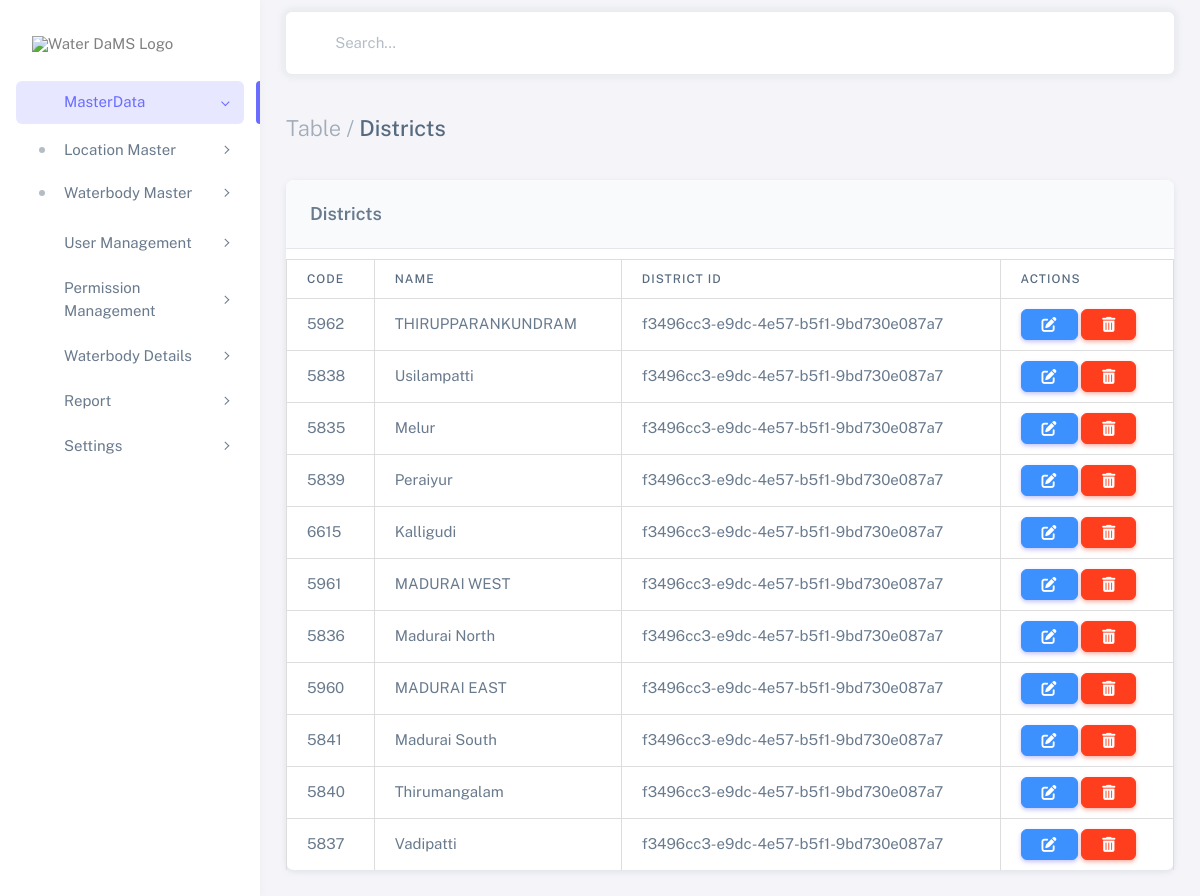
Page /taluks/ on the committed database.
### waterbodies_app/models.py (models this page shows, shortened)
class Taluk(models.Model):
    code = models.CharField(max_length=10, unique=True)
    name = models.CharField(max_length=100)
    district_id = models.CharField(max_length=10)  # Keeping district_id as a CharField or IntegerField

### waterbodies_app/views.py (the view)
# urls.py: path('taluks/', taluk_list, name='taluk_list'),
def taluk_list(request):
    taluks = Taluk.objects.all()
    return render(request, 'taluk_list.html', {'taluks': taluks})

### templates/taluk_list.html (shortened to what this page needs)
<!DOCTYPE html>
{%load static%}
<html
class="light-style layout-menu-fixed layout-compact"
dir="ltr"
data-theme="theme-default"
data-assets-path="{% static 'assets/' %}"
data-template="vertical-menu-template-free">
<!DOCTYPE html>
<html lang="en" class="light-style layout-wide customizer-hide" dir="ltr" data-theme="theme-default">
<head>
    {% load static %}
    <link rel="stylesheet" href="{% static 'assets/vendor/fonts/boxicons.css' %}"/>
    <link rel="stylesheet" href="https://cdnjs.cloudflare.com/ajax/libs/font-awesome/6.5.2/css/all.min.css">
    <link rel="stylesheet" href="{% static 'assets/vendor/css/core.css' %}" class="template-customizer-core-css"/>
    <link rel="stylesheet" href="{% static 'assets/vendor/css/theme-default.css' %}" class="template-customizer-theme-css"/>
    <link rel="stylesheet" href="{% static 'assets/css/demo.css' %}"/>
    <link rel="stylesheet" href="{% static 'assets/vendor/libs/perfect-scrollbar/perfect-scrollbar.css' %}"/>
    <link rel="stylesheet" href="{% static 'assets/vendor/css/pages/page-auth.css' %}"/>
</head>
  <body>
    <div class="layout-wrapper layout-content-navbar">
      <div class="layout-container">
        <aside id="layout-menu" class="layout-menu menu-vertical menu bg-menu-theme">
          <div class="app-brand demo">
            <a href="" class="app-brand-link">
              <span class="app-brand-logo demo">
                <img src="{% static 'image/waterdams.png' %}" alt="Water DaMS Logo" style="width: 150px; height: auto;">
              </span>
            </a>
          </div>
          <ul class="menu-inner py-1">
            <li class="menu-item active open">
              <a href="javascript:void(0);" class="menu-link menu-toggle">
                <i class="menu-icon tf-icons bx bx-home-circle"></i>
                <div data-i18n="Dashboards">MasterData</div>
              </a>
              <ul class="menu-sub">
                <li class="menu-item has-submenu">
                  <a href="javascript:void(0);" class="menu-link menu-toggle">
                    <div data-i18n="CRM">Location Master</div>
                  </a>
                </li>
                <li class="menu-item has-submenu">
                  <a href="javascript:void(0);" class="menu-link menu-toggle">
                    <div data-i18n="Academy">Waterbody Master</div>
                  </a>
                </li>
              </ul>
            </li>
            <li class="menu-item">
              <a href="javascript:void(0);" class="menu-link menu-toggle">
                <i class="menu-icon tf-icons bx bx-user"></i>
                <div data-i18n="Layouts">User Management</div>
              </a>
            </li>
            <li class="menu-item">
              <a href="javascript:void(0);" class="menu-link menu-toggle">
                <i class="menu-icon tf-icons bx bx-shield"></i>
                <div data-i18n="Layouts">Permission Management</div>
              </a>
            </li>
            <li class="menu-item">
              <a href="javascript:void(0);" class="menu-link menu-toggle">
                <i class="menu-icon tf-icons bx bx-water"></i>
                <div data-i18n="Layouts">Waterbody Details</div>
              </a>
            </li>
            <li class="menu-item">
              <a href="javascript:void(0);" class="menu-link menu-toggle">
                <i class="menu-icon tf-icons bx bx-shield"></i>
                <div data-i18n="Layouts">Report</div>
              </a>
            </li>
            <li class="menu-item">
              <a href="javascript:void(0);" class="menu-link menu-toggle">
                <i class="menu-icon tf-icons bx bx-file"></i>
                <div data-i18n="Layouts">Settings</div>
              </a>
            </li>
          </ul>
        </aside>
        <div class="layout-page">
          <nav
            class="layout-navbar container-xxl navbar navbar-expand-xl navbar-detached align-items-center bg-navbar-theme"
            id="layout-navbar">
            <div class="navbar-nav-right d-flex align-items-center" id="navbar-collapse">
              <div class="navbar-nav align-items-center">
                <div class="nav-item d-flex align-items-center">
                  <i class="bx bx-search fs-4 lh-0"></i>
                  <input
                    type="text"
                    class="form-control border-0 shadow-none ps-1 ps-sm-2"
                    placeholder="Search..."
                    aria-label="Search..." />
                </div>
              </div>
            </div>
          </nav>
          <div class="content-wrapper">
            <div class="container-xxl flex-grow-1 container-p-y">
              <h4 class="py-3 mb-4"><span class="text-muted fw-light">Table /</span> Districts</h4>
              <div class="card">
                <h5 class="card-header">Districts</h5>
                <div class="table-responsive text-nowrap">
                    <table class="table">
                        <thead>
                            <tr class="text-nowrap">
                                <th>Code</th>
                                <th>Name</th>
                                <th>District ID</th>
                                <th>Actions</th>
                            </tr>
                        </thead>
                        <tbody class="table-border-bottom-0">
                            {% for taluk in taluks %}
                            <tr>
                                <td>{{ taluk.code }}</td>
                                <td>{{ taluk.name }}</td>
                                <td>{{ taluk.district_id }}</td>
                                <td>
                                    <a href="{% url 'taluk_update' taluk.id %}" class="btn btn-primary">
                                        <i class="fas fa-edit"></i>
                                    </a>
                                    <a href="{% url 'taluk_delete' taluk.id %}" class="btn btn-danger">
                                        <i class="fas fa-trash-alt"></i>
                                    </a>
                                </td>
                            </tr>
                            {% endfor %}
                        </tbody>
                    </table>
                </div>
            </div>
          </div>
        </div>
      </div>
    </div>
  </body>
</html>

### static/assets/css/demo.css (style rules this page uses)
.menu .app-brand.demo { height: 64px; margin-top: 12px; }
.card-header { font-weight: 600; background-color: #f8fafc; border-bottom: 1px solid #e5e7eb; }
table { width: 100%; border-collapse: collapse; margin-top: 10px; }
th, td { padding: 12px; border: 1px solid #ddd; text-align: left; }
th { background-color: #f4f4f4; }

### rows in the picture
Taluk: code "5962", name "THIRUPPARANKUNDRAM", district_id "f3496cc3-e9dc-4e57-b5f1-9bd730e087a7"
Taluk: code "5838", name "Usilampatti", district_id "f3496cc3-e9dc-4e57-b5f1-9bd730e087a7"
Taluk: code "5835", name "Melur", district_id "f3496cc3-e9dc-4e57-b5f1-9bd730e087a7"
Taluk: code "5839", name "Peraiyur", district_id "f3496cc3-e9dc-4e57-b5f1-9bd730e087a7"
Taluk: code "6615", name "Kalligudi", district_id "f3496cc3-e9dc-4e57-b5f1-9bd730e087a7"
Taluk: code "5961", name "MADURAI WEST", district_id "f3496cc3-e9dc-4e57-b5f1-9bd730e087a7"
Taluk: code "5836", name "Madurai North", district_id "f3496cc3-e9dc-4e57-b5f1-9bd730e087a7"
Taluk: code "5960", name "MADURAI EAST", district_id "f3496cc3-e9dc-4e57-b5f1-9bd730e087a7"
Taluk: code "5841", name "Madurai South", district_id "f3496cc3-e9dc-4e57-b5f1-9bd730e087a7"
Taluk: code "5840", name "Thirumangalam", district_id "f3496cc3-e9dc-4e57-b5f1-9bd730e087a7"
Taluk: code "5837", name "Vadipatti", district_id "f3496cc3-e9dc-4e57-b5f1-9bd730e087a7"
